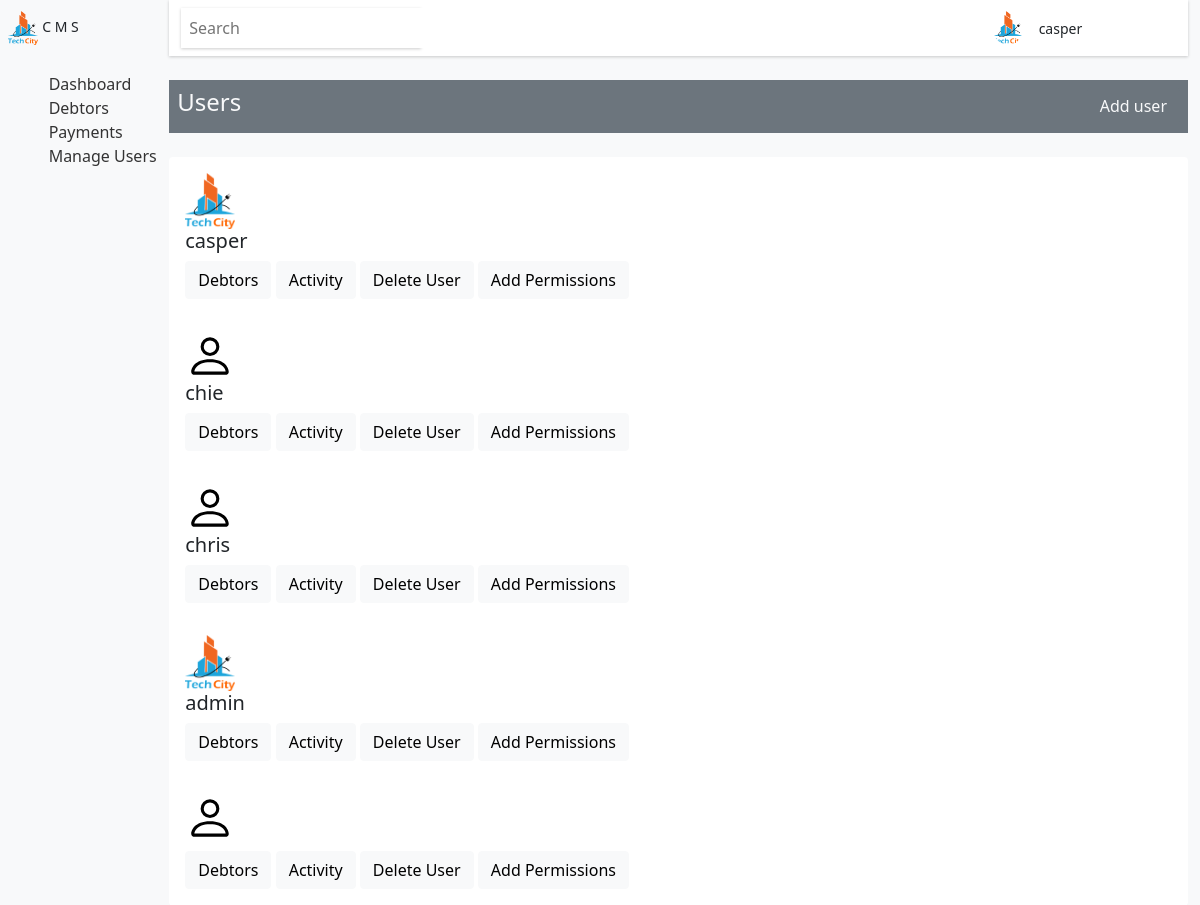
Before: /userManagement/ (signed in) with the older database file.
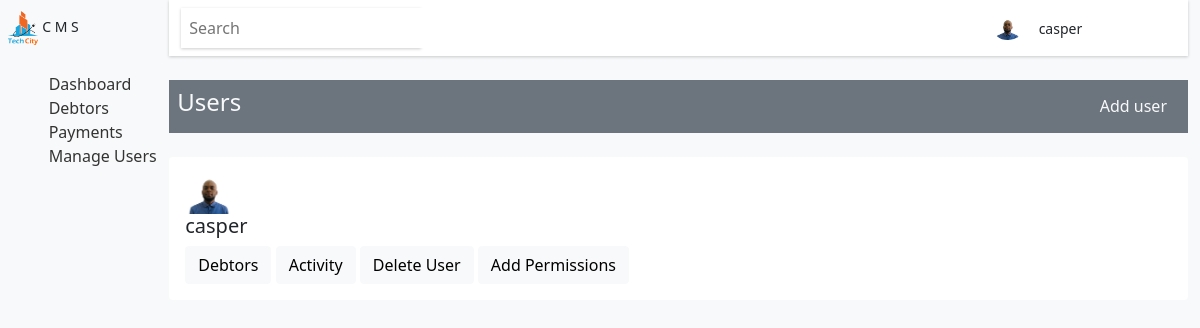
After: the same page with the newer database file.
### base/models.py (models this page shows)
class User(AbstractUser):
    position = models.CharField(max_length=50)
    image = models.ImageField(upload_to='profile', blank = True, default = 'profile/avatar.svg')
    USERNAME_FIELD = 'username'
    REQUIRED_FIELDS = []
    def __str__(self):
        return self.username

### base/views.py (the view)
# urls.py: path('userManagement/', views.userManagement, name='userManagement'),
@login_required(login_url = 'login')
def userManagement(request):
    users = User.objects.all()
    print(users)
    return render(request, 'user/userManagement.html', {'users': users})

### Templates/user/userManagement.html (shortened to what this page needs)
{% extends 'base/base.html' %}
{% load static %}
{% block content %}
    <div class="dash">
        {% include 'base/aside.html' %}
        <div class="center-panel">
            {% include 'base/header.html' %}
            <section class="main-app-area mt-4">
                <div class="container">
                    <div class="user-heading d-flex justify-content-between align-items-center mb-4 bg-secondary text-light">
                        <h4 class = "px-2 py-2">Users</h4>
                        <div class="button px-2">
                            <a href="{% url 'createUser'%}">
                                <div class="btn btn btn-secondary text-light ">Add user</div>
                            </a>
                        </div>
                    </div>
                    <div class="cards mt-3">
                        <div class="row">
                            {% for user in users  %}
                            <div class="col">
                                <div class="card">
                                        <div class="card-body">
                                            <img src="{{user.image.url}}" class="card-img-top" alt="userImage" style="width: 50px; text-align: center;">
                                            <h5 class="card-title">{{user.username}}</h5>
                                            <div class="buttons">
                                                <a href="{% url 'userDebtors' user.id %}" class="btn btn-light">
                                                    Debtors
                                                </a>
                                                <a href="{% url 'userActivity' user.id %}" class="btn btn-light">
                                                    Activity
                                                </a>
                                                <a href="#" class="btn btn-light">
                                                    Delete User
                                                </a>
                                                <a href="{% url 'userPermissions' user.id%}" class="btn btn-light">
                                                    Add Permissions
                                                </a>
                                            </div>
                                        </div>
                                    {% endfor %}
                                </div>
                            </div>
                        </div>
                    </div>
                </div>
            </section>
        </div>
    </div>
{% endblock content %}

### Templates/base/header.html (shortened to what this page needs)
{% load static %}
<header class="container d-none d-lg-block d-xl-block">
    <nav class="navbar">
        <div class="container">
            <div class="search d-flex align-items-center">
                <form action="" method="get" class="d-flex">
                    <input type="search" value="" name="q" placeholder="Search" class="py-2 px-2">
                    <button style="background:#fff !important ;" class="btn  btn-sm" type="submit">
                        <i class="bi bi-search text-dark"></i>
                    </button>
                </form>
            </div>
            <div class=" user-notifications px-4 d-flex align-items-center">
                <img src="{{user.image.url}}" alt="image" width="30px">
                <small class="px-3">{{user.username}}</small>
                <small><i class="bi bi-bell" onclick="notficationsShow();"></i></small>
                <small><i class="bi bi-gear px-3" onclick="settingsShow();"></i></small>
            </div>
        </div>
    </nav>
</header>

Changed rows visible on the page:
removed User: image (placeholder picture), username "chie"
removed User: image (placeholder picture), username "chris"
removed User: image (picture), username "admin"
removed User: image (placeholder picture)
changed User "casper": image: a different picture
